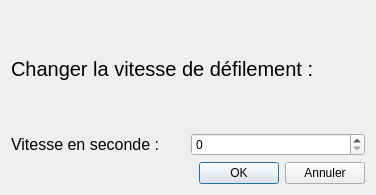
<?xml version="1.0" encoding="UTF-8"?>
<ui version="4.0">
 <class>ChangerLaVitesse</class>
 <widget class="QDialog" name="ChangerLaVitesse">
  <property name="geometry">
   <rect>
    <x>0</x>
    <y>0</y>
    <width>376</width>
    <height>195</height>
   </rect>
  </property>
  <property name="windowTitle">
   <string>Dialog</string>
  </property>
  <layout class="QVBoxLayout" name="verticalLayout">
   <item>
    <widget class="QLabel" name="label">
     <property name="enabled">
      <bool>true</bool>
     </property>
     <property name="font">
      <font>
       <pointsize>15</pointsize>
      </font>
     </property>
     <property name="text">
      <string>Changer la vitesse de défilement :</string>
     </property>
    </widget>
   </item>
   <item>
    <layout class="QGridLayout" name="gridLayout">
     <item row="0" column="0">
      <widget class="QLabel" name="lVitesse">
       <property name="font">
        <font>
         <pointsize>12</pointsize>
        </font>
       </property>
       <property name="text">
        <string>Vitesse en seconde :</string>
       </property>
      </widget>
     </item>
     <item row="0" column="1">
      <widget class="QSpinBox" name="sVitesse"/>
     </item>
    </layout>
   </item>
   <item>
    <layout class="QHBoxLayout" name="horizontalLayout">
     <item>
      <spacer name="horizontalSpacer">
       <property name="orientation">
        <enum>Qt::Horizontal</enum>
       </property>
       <property name="sizeHint" stdset="0">
        <size>
         <width>40</width>
         <height>20</height>
        </size>
       </property>
      </spacer>
     </item>
     <item>
      <widget class="QPushButton" name="bAnnuler">
       <property name="text">
        <string>OK</string>
       </property>
      </widget>
     </item>
     <item>
      <widget class="QPushButton" name="bOK">
       <property name="text">
        <string>Annuler</string>
       </property>
      </widget>
     </item>
    </layout>
   </item>
  </layout>
 </widget>
 <resources/>
 <connections>
  <connection>
   <sender>bAnnuler</sender>
   <signal>clicked()</signal>
   <receiver>ChangerLaVitesse</receiver>
   <slot>close()</slot>
   <hints>
    <hint type="sourcelabel">
     <x>271</x>
     <y>245</y>
    </hint>
    <hint type="destinationlabel">
     <x>199</x>
     <y>149</y>
    </hint>
   </hints>
  </connection>
 </connections>
</ui>
